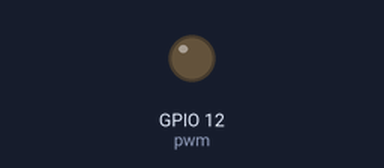
The program below on a simulated ESP32 board running MicroPython. Parts: output pins drawn as LEDs (lit = HIGH).

Above: at 0.15 s.
Timing chart, 0 to 1.6 s (numbered marks = the images above):
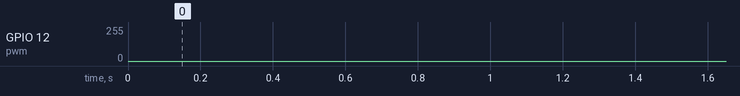

The program:

led_breathing.py
```python
"""
Project 1.2 — Breathing LED
============================
Makes the LED smoothly fade in and out using PWM.
The LED gradually gets brighter, then dimmer, like breathing.

Pin: GPIO 12 = Yellow LED (PWM)
"""

import time
from machine import Pin, PWM

# Set up PWM on GPIO 12 with 10kHz frequency, starting duty cycle = 0
pwm = PWM(Pin(12, Pin.OUT), 10000)

try:
    while True:
        # Fade IN: brightness goes from 0 to 1023
        for i in range(0, 1023):
            pwm.duty(i)
            time.sleep_ms(1)

        # Fade OUT: brightness goes from 1023 to 0
        for i in range(0, 1023):
            pwm.duty(1023 - i)
            time.sleep_ms(1)

except:
    # Clean up PWM when stopping (important!)
    pwm.deinit()
```
